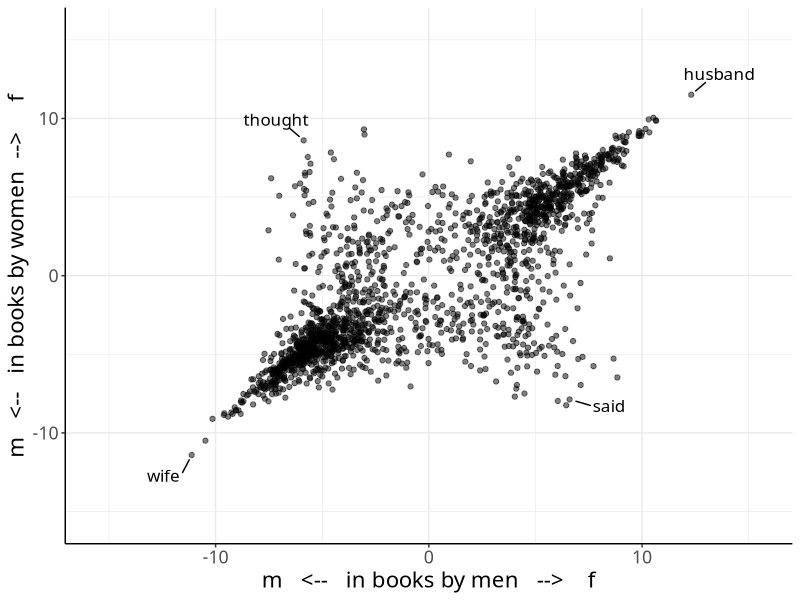
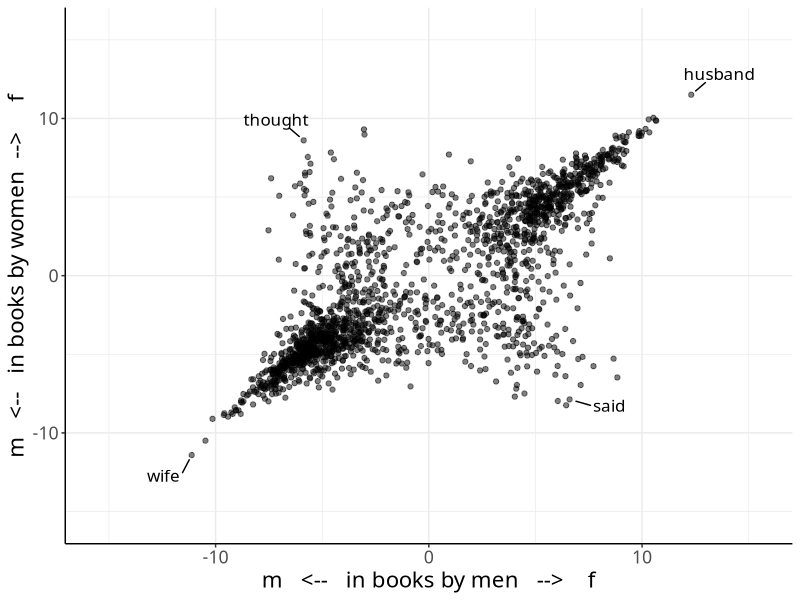

Source code (R) for these figures, in order:
this.dir <- dirname(parent.frame(2)$ofile)
setwd(this.dir)

persp <- read.csv('../genderedperspectives/data4r.csv')
library(ggplot2)
library(dplyr)
library(ggrepel)
tolabel <- persp[persp$label != '', ]

p <- ggplot(persp, aes(m, f)) + 
  theme_bw() +
  geom_point(alpha = 0.5) +
  scale_y_continuous('m   <--   in books by women  -->     f', limits = c(-15.5, 15.5)) +
  scale_x_continuous('m   <--   in books by men   -->    f', limits = c(-15.5, 15.5)) +
  geom_text_repel(aes(m, f, label = label), force = 6, box.padding = 0.65, 
                  point.padding = 0.5, max.iter = 1500, size = 4.3,
                  family = "Avenir Next Medium") +
  theme(text = element_text(size = 16, family = "Avenir Next Medium"), 
        panel.border = element_blank(),
        axis.line = element_line(color = 'black'),
        plot.title = element_text(margin = margin(b = 14), size = 16, lineheight = 1.1))

tiff("../images/figure1.tiff", height = 8, width = 8, units = 'in', res=400)
plot(p)
dev.off()
plot(p)